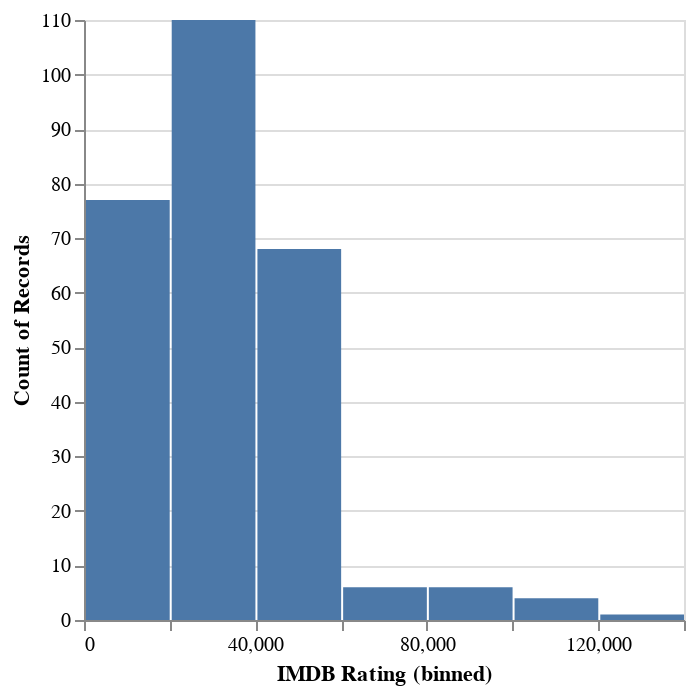

This figure's notebook cell:
### Code cell
%VEGA-LITE specs/histogram.vl.json 
select amount as "IMDB Rating" from payments;

### Figure 1 — Vega-Lite specification as saved in the notebook (floating-point values rounded to 4 significant figures; data arrays with more than 128 entries replaced by an {"elided": "..."} marker saying what was removed)
{"$schema": "https://vega.github.io/schema/vega-lite/v4.json", "data": {"values": {"elided": "273 records"}}, "encoding": {"x": {"bin": true, "field": "IMDB Rating"}, "y": {"aggregate": "count"}}, "mark": "bar"}
